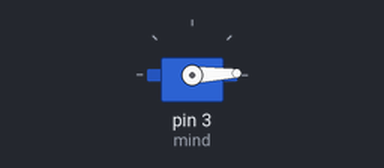
Simulated run of this sketch. Board: Arduino Uno, built with avr-gcc and run on an emulated ATmega328P. Shown: servo.

Above: at 0.05 s.
At 1.55 s:
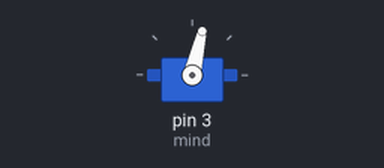
At 3.1 s:
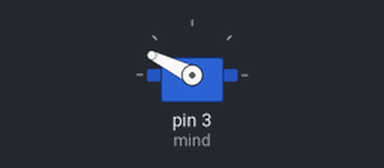
At 6.15 s:
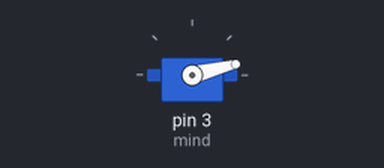
Timing chart, 0 to 8.3 s (numbered marks = the images above):
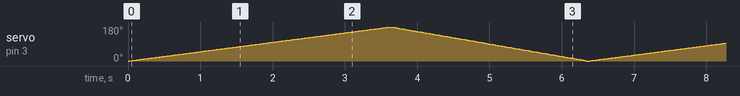

The sketch:

blinky.ino
```cpp
#include "Servo.h"

Servo mind;
int servo_in = 0;

void setup()
{
    mind.attach(3);
    mind.write(servo_in);
    Serial.begin(9600);
}

void loop()
{
	/*mind.write(180);*/
	for(servo_in = 0; servo_in <= 180; servo_in++) {
		mind.write(servo_in);
		delay(20);
	}
	for(servo_in = 180; servo_in >= 0; servo_in--) {
		mind.write(servo_in);
		delay(15);
	}
}


/*    while(servo_in < 180)*/
    /*{*/
        /*zak.write(servo_in++);*/
        /*delay(20);*/
    /*}*/
    /*while(servo_in > 0)*/
    /*{*/
        /*zak.write(servo_in--);*/
        /*delay(20);*/
    /*}*/
```
